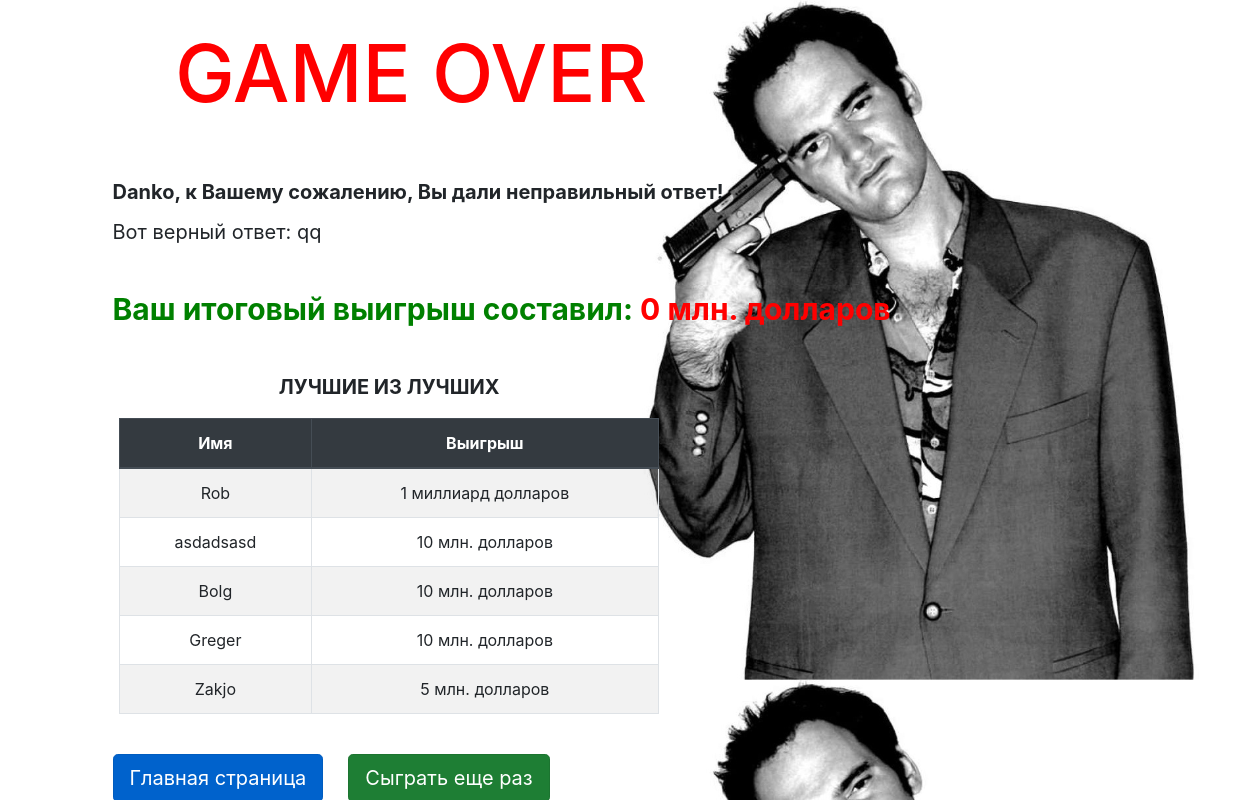
/milliarder/end/2/2/, run on the app's committed database.
### milliard/models.py (models this page shows, shortened)
class Player(models.Model):
    name = models.CharField(max_length=50)
    count_correct_answers = models.IntegerField(default=0, blank=True)
    money_won = models.IntegerField(default=0, blank=True)
    fifty_fifty = models.IntegerField(default=1, blank=True)
    help_people = models.IntegerField(default=1, blank=True)
    call_friend = models.IntegerField(default=1, blank=True)

class Question(models.Model):
    level = models.IntegerField(default=1)
    question_text = models.TextField(max_length=130, unique=True)

class CorrectAnswer(models.Model):
    question = models.OneToOneField(Question, related_name = 'correct_answer', on_delete=models.CASCADE)
    correct_answer_text = models.CharField(max_length=100)

### milliard/views.py (the view)
# urls.py: path('end/<int:player_id>/<int:question_id>/', views.game_over, name = 'game_over_url'),
def game_over (request, player_id, question_id):
    question = get_object_or_404(Question, id=question_id)
    player = get_object_or_404 (Player, id=player_id)
    gamers = list(Player.objects.all().order_by('money_won'))
    gamers = gamers[len(gamers):-6:-1]
    return render(request,'milliard/game_over_url.html', context={'player':player, 'question':question, 'gamers':gamers})

### milliard/templates/milliard/game_over_url.html (shortened to what this page needs)
<!DOCTYPE html>
<html lang="ru">
<head>
    <link rel="stylesheet" href="https://stackpath.bootstrapcdn.com/bootstrap/4.3.1/css/bootstrap.min.css"
>
  {% load staticfiles %}
  <link rel="stylesheet" href="{% static 'milliard/css/game_over_styles.css' %}" type="text/css">
</head>
<body>
<h1 style="color: red; font-size: 80px; margin-left:14%; margin-top:2%">GAME OVER</h1></br>
</br><strong style="font-size: 20px;  margin-left:9%"> {{player.name}}, к Вашему сожалению, Вы дали неправильный ответ!</strong>
<p style="font-size: 20px; margin-left:9%; margin-top:10px"> Вот верный ответ: {{question.correct_answer.correct_answer_text}}</p>
</br><strong style="color: green; font-size: 30px; margin-left:9%; margin-top:10px">Ваш итоговый выигрыш составил:
<span style="color: red"> {{player.money_won}} млн. долларов</span></strong>
<div class = "container offset-md-1 mt-4" >
    <div class = "row">
        <div class = "col-sm-6 mt-3">
<p align="center"><b><span style="font-size: 20px"> ЛУЧШИЕ ИЗ ЛУЧШИХ </span></b></p>
<table class="table table-bordered table-striped">
  <thead class="thead-dark">
    <tr align="center">
      <th scope="col">Имя</th>
      <th scope="col">Выигрыш</th>
    </tr>
  </thead>
  <tbody>
  {% for gamer in gamers  %}
    <tr align="center">
      <td >{{gamer.name }}</td>
    {% if gamer.money_won != 1000 %}
      <td >{{gamer.money_won}} млн. долларов</td>
      {% else %}
      <td >1 миллиард долларов</td>
    {% endif %}
    </tr>
  {% endfor %}
  </tbody>
</table>
        </div>
    </div>
</div>
</br><a style="margin-left:9%" href="{% url 'start_page_url' %}" class="btn btn-primary btn-lg  active"
role="button" aria-pressed="true"> Главная страница </a> &emsp;
<a href="{% url 'create_player_url' %}" class="btn btn-success btn-lg  active" role="button" aria-pressed="true"> Сыграть еще раз </a>
</body>
</html>

### milliard/static/milliard/css/game_over_styles.css (style rules this page uses)
body { background-image: url("images/Game_over_img.jpg"); background-size: 100%; }

### data on the page
Player: name "Danko", money_won "0"
Question: correct_answer.correct_answer_text "qq"
Player: name "Rob", money_won "1 миллиард долларов"
Player: name "asdadsasd", money_won "10"
Player: name "Bolg", money_won "10"
Player: name "Greger", money_won "10"
Player: name "Zakjo", money_won "5"
